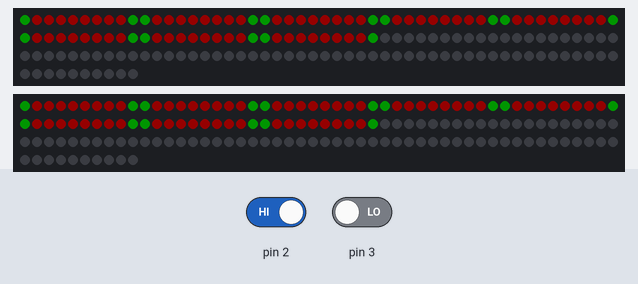
Recording of a sketch running on a simulated Arduino Uno, built with avr-gcc and run on an emulated ATmega328P. Shown: 2 × 160 RGB LEDs in strip order, left to right, continuing on the next row. The inputs (shaded band) are chosen by the test bench; at power-on: pin 2 LOW, pin 3 LOW. Dim RGB values are drawn brighter than linear.

1.3 s: pin 2 driven HIGH
Above: at 5.8 s.
Timing chart, 0 to 7.3 s (numbered marks = the images above; inputs shaded):
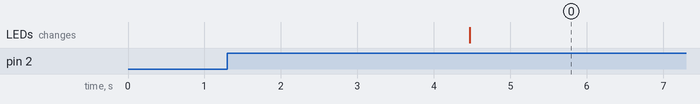

The sketch:

Stair_sketch6c.ino.ino
```cpp
#include "SPI.h"
#include "Adafruit_WS2801.h"
#include "PIRSensor.h"


// RevB: Uses the universal PCB connection board
// RevC: This configuration version is designed to work with the dedicated PCB.

// ********************************************************************************************
// ********************** Hardware Setup ******************************************************
// ********************************************************************************************
PIRSensor PIR_up(3);     // PIR_up (sense going down) sensor is wired to DI pos 3
PIRSensor PIR_dw(2);     // PIR_dw (sense going up) sensor is wired to DI pos 2
uint8_t dataPin  = 5;    // Red wire on Led strip is wired to DO pos 5. Lower LED circuit
uint8_t clockPin = 4;    // Green wire on Led strip is wired to DO pos 4. Lower LED circuit
uint8_t dataPin2 = 12;     // Red wire on Led strip is wired to DO pos 12. Higher LED circuit
uint8_t clockPin2= 11;     // Green wire on Led strip is wired to DO pos 11. Higher LED circuit
uint16_t numberPixel = 160;    // Number of pixels in a row
uint16_t numberPixel2 = 160;
Adafruit_WS2801 strip = Adafruit_WS2801(numberPixel, dataPin, clockPin);  // Set the first variable to the NUMBER of pixels from "numberPixel" constant.
Adafruit_WS2801 strip2 = Adafruit_WS2801(numberPixel2, dataPin2, clockPin2);

// ********************************************************************************************
// ******************** Duration and Intensity Setup ******************************************
// ********************************************************************************************
int  MaxIntensity=24;    // Intensity  (0 - 64)
uint32_t riseTime = 200; // Rise Time in mSec
uint32_t waitTime = 5000; // Time when LED stripe remains lit in mSec


//*********************************************************************************************
// *************************** Pixel Colors ***************************************************
// ********************************************************************************************
float red_1=64, green_1=0, blue_1=0;       //Colors for center pixels (0-64)
float red_2=0, green_2=64, blue_2=0;       //Colors for border pixels (0-64)


// *********************** Other varialbles ***************************************************
// ********************************************************************************************

uint32_t cCenter, cBorder;    // Global variables for CenterColor (cCenter), BorderColor (cBorder)


// ********************************************************************************************
// *********************** Program Starts from Here ***************************************************
// ********************************************************************************************

void setup() {
  strip.begin();  // Update LED contents, to start they are all 'off'
  strip2.begin();
  strip.show();
  strip2.show();
  PIR_up.begin();
  PIR_dw.begin();
}


void loop() {

  if (PIR_dw.status()==1) {
    FadeIn (74, MaxIntensity,riseTime);
    FadeIn (64, MaxIntensity,riseTime);
    FadeIn (54, MaxIntensity,riseTime);
    FadeIn (44, MaxIntensity,riseTime);
    FadeIn (34, MaxIntensity,riseTime);
    FadeIn (24, MaxIntensity,riseTime);
    FadeIn (14, MaxIntensity,riseTime);
    FadeIn (4, MaxIntensity,riseTime);
    FadeIn2 (4, MaxIntensity,riseTime);
    FadeIn2 (14, MaxIntensity,riseTime);
    FadeIn2 (24, MaxIntensity,riseTime);
    FadeIn2 (34, MaxIntensity,riseTime);
    FadeIn2 (44, MaxIntensity,riseTime);
    FadeIn2 (54, MaxIntensity,riseTime);
    FadeIn2 (64, MaxIntensity,riseTime);
    FadeIn2 (74, MaxIntensity,riseTime);

    delay (5000);

    FadeOut (74, MaxIntensity,riseTime);
    FadeOut (64, MaxIntensity,riseTime);
    FadeOut (54, MaxIntensity,riseTime);
    FadeOut (44, MaxIntensity,riseTime);
    FadeOut (34, MaxIntensity,riseTime);
    FadeOut (24, MaxIntensity,riseTime);
    FadeOut (14, MaxIntensity,riseTime);
    FadeOut (4, MaxIntensity,riseTime);
    FadeOut2 (4, MaxIntensity,riseTime);
    FadeOut2 (14, MaxIntensity,riseTime);
    FadeOut2 (24, MaxIntensity,riseTime);
    FadeOut2 (34, MaxIntensity,riseTime);
    FadeOut2 (44, MaxIntensity,riseTime);
    FadeOut2 (54, MaxIntensity,riseTime);
    FadeOut2 (64, MaxIntensity,riseTime);
    FadeOut2 (74, MaxIntensity,riseTime);
  }

  if (PIR_up.status()==1) {
    FadeIn2 (74, MaxIntensity,riseTime);
    FadeIn2 (64, MaxIntensity,riseTime);
    FadeIn2 (54, MaxIntensity,riseTime);
    FadeIn2 (44, MaxIntensity,riseTime);
    FadeIn2 (34, MaxIntensity,riseTime);
    FadeIn2 (24, MaxIntensity,riseTime);
    FadeIn2 (14, MaxIntensity,riseTime);
    FadeIn2 (4, MaxIntensity,riseTime);
    FadeIn (4, MaxIntensity,riseTime);
    FadeIn (14, MaxIntensity,riseTime);
    FadeIn (24, MaxIntensity,riseTime);
    FadeIn (34, MaxIntensity,riseTime);
    FadeIn (44, MaxIntensity,riseTime);
    FadeIn (54, MaxIntensity,riseTime);
    FadeIn (64, MaxIntensity,riseTime);
    FadeIn (74, MaxIntensity,riseTime);


    delay (5000);

    FadeOut2 (74, MaxIntensity,riseTime);
    FadeOut2 (64, MaxIntensity,riseTime);
    FadeOut2 (54, MaxIntensity,riseTime);
    FadeOut2 (44, MaxIntensity,riseTime);
    FadeOut2 (34, MaxIntensity,riseTime);
    FadeOut2 (24, MaxIntensity,riseTime);
    FadeOut2 (14, MaxIntensity,riseTime);
    FadeOut2 (4, MaxIntensity,riseTime);
    FadeOut (4, MaxIntensity,riseTime);
    FadeOut (14, MaxIntensity,riseTime);
    FadeOut (24, MaxIntensity,riseTime);
    FadeOut (34, MaxIntensity,riseTime);
    FadeOut (44, MaxIntensity,riseTime);
    FadeOut (54, MaxIntensity,riseTime);
    FadeOut (64, MaxIntensity,riseTime);
    FadeOut (74, MaxIntensity,riseTime);
  }

}
// ************************************************************************************
// ****************  Function Definitions  ********************************************
// ************************************************************************************

void FadeIn (int num, int maxIntensity, uint32_t transTime) {      // Turn on Pixels

     uint32_t currentTime, previousTime;

     currentTime = millis();
     previousTime = currentTime;

     for (int i=1; i<MaxIntensity; i=i+4){
        cCenter=Color(i*(red_1/64),i*(green_1/64),i*(blue_1/64));
        cBorder=Color(i*(red_2/64),i*(green_2/64),i*(blue_2/64));
        strip.setPixelColor(num-4,cBorder);
        strip.setPixelColor(num-3,cCenter);
        strip.setPixelColor(num-2,cCenter);
        strip.setPixelColor(num-1,cCenter);
        strip.setPixelColor(num,cCenter);
        strip.setPixelColor(num+1,cCenter);
        strip.setPixelColor(num+2,cCenter);
        strip.setPixelColor(num+3,cCenter);
        strip.setPixelColor(num+4,cCenter);
        strip.setPixelColor(num+5,cBorder);
        strip.show();
        currentTime=millis();
        if ((currentTime - previousTime)<(4*transTime/MaxIntensity)){
          while((currentTime - previousTime)<(4*transTime/MaxIntensity)){
            currentTime=millis();
//            Serial.print (currentTime - previousTime);                    // Remove comment for troubleshooting
//            Serial.println ("   Waiting... ");                    // Remove comment for troubleshooting
          }
        }
        previousTime=currentTime;
  //      Serial.print ("Fade In ");                    // Remove comment for troubleshooting
  //      Serial.print (i);                    // Remove comment for troubleshooting
  //      Serial.print ("    tranTime ");                    // Remove comment for troubleshooting
  //      Serial.println (transTime/MaxIntensity);                    // Remove comment for troubleshooting
     }

}

void FadeIn2 (int num, int maxIntensity, uint32_t transTime) {      // Turn on Pixels

     uint32_t currentTime2, previousTime2;

     currentTime2 = millis();
     previousTime2 = currentTime2;

     for (int i=1; i<MaxIntensity; i=i+4){
        cCenter=Color(i*(red_1/64),i*(green_1/64),i*(blue_1/64));
        cBorder=Color(i*(red_2/64),i*(green_2/64),i*(blue_2/64));
        strip2.setPixelColor(num-4,cBorder);
        strip2.setPixelColor(num-3,cCenter);
        strip2.setPixelColor(num-2,cCenter);
        strip2.setPixelColor(num-1,cCenter);
        strip2.setPixelColor(num,cCenter);
        strip2.setPixelColor(num+1,cCenter);
        strip2.setPixelColor(num+2,cCenter);
        strip2.setPixelColor(num+3,cCenter);
        strip2.setPixelColor(num+4,cCenter);
        strip2.setPixelColor(num+5,cBorder);
        strip2.show();
        currentTime2=millis();
        if ((currentTime2 - previousTime2)<(4*transTime/MaxIntensity)){
          while((currentTime2 - previousTime2)<(4*transTime/MaxIntensity)){
            currentTime2=millis();
//            Serial.print (currentTime - previousTime);                    // Remove comment for troubleshooting
//            Serial.println ("   Waiting... ");                    // Remove comment for troubleshooting
          }
        }
        previousTime2=currentTime2;
  //      Serial.print ("Fade In ");                    // Remove comment for troubleshooting
  //      Serial.print (i);                    // Remove comment for troubleshooting
  //      Serial.print ("    tranTime ");                    // Remove comment for troubleshooting
  //      Serial.println (transTime/MaxIntensity);                    // Remove comment for troubleshooting
     }

}

void FadeOut (int num, int MaxIntensity, uint32_t transTime) {     // Turn off Pixels
     uint32_t currentTime, previousTime;

     currentTime = millis();
     previousTime = currentTime;

   for (int i=0; i<=MaxIntensity; i=i+4){
        cCenter=Color((MaxIntensity-i)*(red_1/64),(MaxIntensity-i)*(green_1/64),(MaxIntensity-i)*(blue_1/64));
        cBorder=Color((MaxIntensity-i)*(red_2/64),(MaxIntensity-i)*(green_2/64),(MaxIntensity-i)*(blue_2/64));
        strip.setPixelColor(num-4, cBorder);
        strip.setPixelColor(num-3,cCenter);
        strip.setPixelColor(num-2,cCenter);
        strip.setPixelColor(num-1,cCenter);
        strip.setPixelColor(num,cCenter);
        strip.setPixelColor(num+1,cCenter);
        strip.setPixelColor(num+2,cCenter);
        strip.setPixelColor(num+3,cCenter);
        strip.setPixelColor(num+4,cCenter);
        strip.setPixelColor(num+5,cBorder);
        strip.show();
        currentTime=millis();
        if ((currentTime - previousTime)<(4*transTime/MaxIntensity)){
          while((currentTime - previousTime)<(4*transTime/MaxIntensity)){
            currentTime=millis();
  //          Serial.print (currentTime - previousTime);                    // Remove comment for troubleshooting
  //          Serial.println ("   Waiting... ");                    // Remove comment for troubleshooting
          }
        }
        previousTime=currentTime;
  //      Serial.print ("Fade Out ");                    // Remove comment for troubleshooting
  //      Serial.print (i);                    // Remove comment for troubleshooting
  //      Serial.print ("    tranTime ");                    // Remove comment for troubleshooting
  //      Serial.println (transTime/MaxIntensity);                    // Remove comment for troubleshooting
      }

}

void FadeOut2 (int num, int MaxIntensity, uint32_t transTime) {     // Turn off Pixels
     uint32_t currentTime2, previousTime2;

     currentTime2 = millis();
     previousTime2 = currentTime2;

   for (int i=0; i<=MaxIntensity; i=i+4){
        cCenter=Color((MaxIntensity-i)*(red_1/64),(MaxIntensity-i)*(green_1/64),(MaxIntensity-i)*(blue_1/64));
        cBorder=Color((MaxIntensity-i)*(red_2/64),(MaxIntensity-i)*(green_2/64),(MaxIntensity-i)*(blue_2/64));
        strip2.setPixelColor(num-4, cBorder);
        strip2.setPixelColor(num-3,cCenter);
        strip2.setPixelColor(num-2,cCenter);
        strip2.setPixelColor(num-1,cCenter);
        strip2.setPixelColor(num,cCenter);
        strip2.setPixelColor(num+1,cCenter);
        strip2.setPixelColor(num+2,cCenter);
        strip2.setPixelColor(num+3,cCenter);
        strip2.setPixelColor(num+4,cCenter);
        strip2.setPixelColor(num+5,cBorder);
        strip2.show();
        currentTime2=millis();
        if ((currentTime2 - previousTime2)<(4*transTime/MaxIntensity)){
          while((currentTime2 - previousTime2)<(4*transTime/MaxIntensity)){
            currentTime2=millis();
  //          Serial.print (currentTime - previousTime);                    // Remove comment for troubleshooting
  //          Serial.println ("   Waiting... ");                    // Remove comment for troubleshooting
          }
        }
        previousTime2=currentTime2;
  //      Serial.print ("Fade Out ");                    // Remove comment for troubleshooting
  //      Serial.print (i);                    // Remove comment for troubleshooting
  //      Serial.print ("    tranTime ");                    // Remove comment for troubleshooting
  //      Serial.println (transTime/MaxIntensity);                    // Remove comment for troubleshooting
      }

}

/* Helper functions */

// Create a 24 bit color value from R,G,B
uint32_t Color(byte r, byte g, byte b)
{
  uint32_t c;
  c = r;
  c <<= 8;
  c |= g;
  c <<= 8;
  c |= b;
  return c;
}
```

PIRSensor.cpp
```cpp
#include "PIRSensor.h"


PIRSensor::PIRSensor(int pin)
{
  _pin = pin;
}

void PIRSensor::begin()
{
  pinMode(_pin,INPUT);
}

bool PIRSensor::status()
{
  return digitalRead(_pin);
}
```

PIRSensor.h
```cpp
#ifndef PIRSensor_h
#define PIRSensor_h

#include <Arduino.h>

class PIRSensor
{
  public:
    PIRSensor(int pin);

    void begin();
    bool status();

  private:
    int _pin;
    bool _status;
};

#endif
```

Measured:
- after the input at 1.3 s, the LEDs: change after 3.2 s (image 0)
